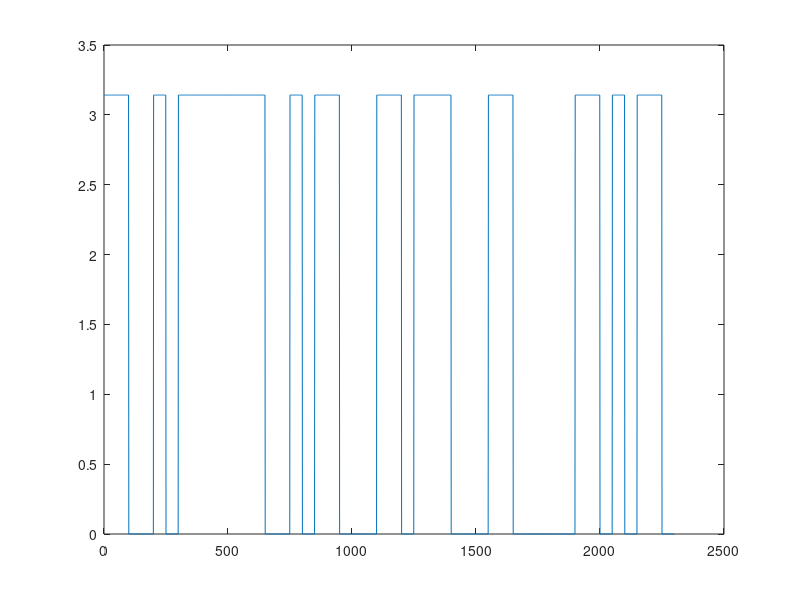
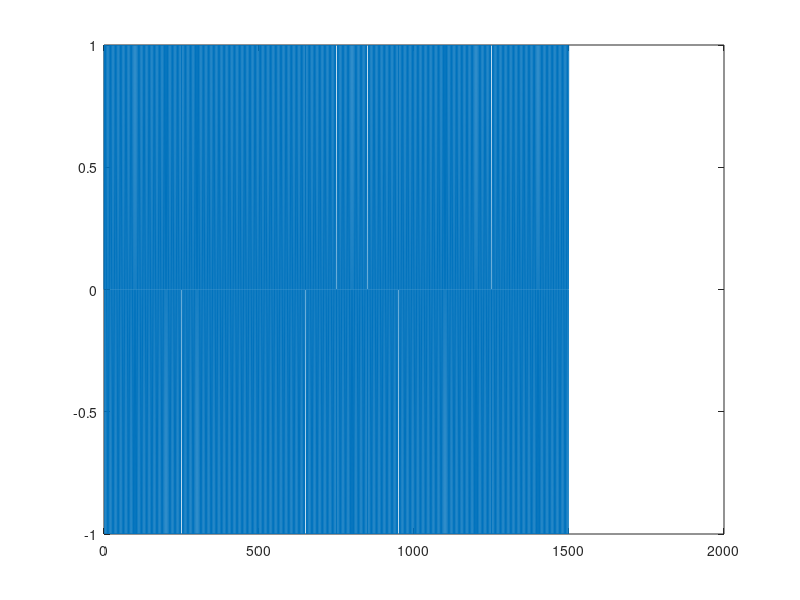

MATLAB code to generate these figures, in order: (Note: this script raises an error after producing the figures.)
l_s = 1500;
snr = 20;
i_train=1;
cAl=1;
nPSK_k = 2;
k = 1;
codPSK = [];
%%
fs = 1;
nPSK_k = 2;
vs_k=30;
ns_k=1000/vs_k; % NÃºmero de muestras por sÃmbolo
ns_k=round(ns_k);
T_k = l_s;
numSimbolos_k=ceil(T_k/ns_k);
fo_k = 0.25;
Roff = [];
codPSK=[];
%%
ns= ns_k;
[p,q]=rat(ns_k);
ns2=max([p,8]);
ns2=min([ns2,round(2*ns)]);
ns2=max([ns2,50]);
fs2=(ns2/ns)*fs;
M=2;
cod=(2*pi/M)*floor((M-1e-12)*rand(1,numSimbolos_k));
dCod=diff(cod);
T_total= numSimbolos_k*ns2;
while (length(find(dCod~=0))<2)||(min(diff(find(dCod~=0)))>1)||(min(abs(dCod(dCod~=0)))>(2*pi/M)),
cod=(2*pi/M)*floor((M-1e-12)*rand(1,numSimbolos));
dCod=diff(cod);
end
%codigo=exp(j*cod);
codigoP=repmat(cod,ns2,1);
display(size(codigoP))
smpsk=reshape(codigoP,1,T_total);
%%
figure()
plot(0:1:(length(smpsk)-1), smpsk)
%%
psk = zeros(1,1500);
%%
for i=1:T_total,
    psk(i) = cos(2*pi*fo_k*i + smpsk(i));
end
%%
bpsk = zeros(1,1500);
%%
for i=1:T_k,
    bpsk(i) = cos(2*pi*fo_k*i + randsrc*pi);
end
%%
figure()
t = 0:1:T_k-1;
display(size(t))
display(size(psk))
plot(t,psk(1:T_k))
%%
display(psk(1:10))
%%
SCF_conj = get_SCF_comp_conj(bpsk, 32);

%%
alphas = 0:1/(length(SCF_conj)-1):1;
freq = -0.5:1/63:0.5;
disp(length(alphas))
disp(length(SCF_conj))
disp(length(freq))
%%
length(SCF_comp)
length(SCF_conj)
%%
plot_SCF(alphas, freq, SCF_conj)
title('PSK compleja conjugada full')
% plot_SCF(0:1:(length(SCF_comp)-1), 0:1:63, SCF_comp)
% title('QPSK compleja')
%%
fs = 1;
nPSK_k = 2;
vs_k=40;
ns_k=1000/vs_k; % NÃºmero de muestras por sÃmbolo
ns_k=round(ns_k);
T_k = l_s;
numSimbolos_k=ceil(T_k/ns_k);
fo_k = 0.25;
Roff = [];
codPSK=[];
%%
ns= ns_k;
[p,q]=rat(ns_k);
ns2=max([p,8]);
ns2=min([ns2,round(2*ns)]);
ns2=max([ns2,30]);
fs2=(ns2/ns)*fs;
M=4;
cod=(2*pi/M)*floor((M-1e-12)*rand(1,numSimbolos_k));
dCod=diff(cod);
T_total= numSimbolos_k*ns2;
while (length(find(dCod~=0))<2)||(min(diff(find(dCod~=0)))>1)||(min(abs(dCod(dCod~=0)))>(2*pi/M)),
cod=(2*pi/M)*floor((M-1e-12)*rand(1,numSimbolos));
dCod=diff(cod);
end
%codigo=exp(j*cod);
codigo = cod;
codigoP=repmat(codigo,ns2,1);
display(size(codigoP))
smpsk=reshape(codigoP,1,T_total);

%%
figure()
plot(1:1:T_total,smpsk)
%%
qpsk = zeros(1,1500);
for i=1:T_total,
    qpsk(i) = cos(2*pi*fo_k*i + randsrc*pi) + sin(2*pi*fo_k*i + randsrc*pi);
end
%%
SCF_conj2 = get_SCF_comp_conj(qpsk, 32);
% SCF_comp2 = get_SCF_comp(x2, 32);
%%
alphas = 0:1/(length(SCF_conj2)-1):1;
freq = -0.5:1/63:0.5;
%%
plot_SCF(alphas, freq, SCF_conj2)
title('QPSK compleja conjugada')

%%
alphas = 0:1/(length(SCF_conj2_full)-1):1;
freq = -0.5:1/63:0.5;
plot_SCF(alphas, freq, SCF_conj2_full)
title('QPSK compleja conjugada')
% plot_SCF(0:1:(length(SCF_comp2)-1), 0:1:63, SCF_comp2,)
% title('BPSK compleja')
%%
%%% Ahora un tono
fo_k = 0.234;
T_k=round(T_k); % Longitud de bloque en muestras
x=exp(j*2*pi*(fo_k*(0:T_k-1)+rand(1)));
%%
NM_conj = get_SCF_comp_conj(x,32);
NM_conj_full = get_SCF_comp_conj_full(x, 32);
%%
plot_SCF(0:1:(length(SCF_conj_full)-1), 0:1:63, NM_conj_full)
title('NM compleja conjugada full')
plot_SCF(0:1:(length(NM_conj)-1), 0:1:63, NM_conj)
title('NM compleja conjugada')
%%
T_k = 1000;
 [codPSK,errorC] = codigoBarker(13); % ONLY BARKER CODE OF LENGTH 13
codPSK= codPSK(1,:);
numSimbolos_k = length(codPSK);
ns_k = round(T_k/numSimbolos_k);
nPSK_k = 1;
[x,t,codigo,error]=m_psk(1,fo_k,ns_k,numSimbolos_k,1,0,codPSK,nPSK_k,T_k,1,Roff,0);
%%
Barker_conj = get_SCF_comp_conj(x,32);
Barker_conj_full = get_SCF_comp_conj_full(x, 32);
%%
plot_SCF(0:1:(length(Barker_conj_full)-1), 0:1:63, Barker_conj_full)
title('Barker compleja conjugada full')
plot_SCF(0:1:(length(Barker_conj)-1), 0:1:63, Barker_conj)
title('Barker compleja conjugada')
